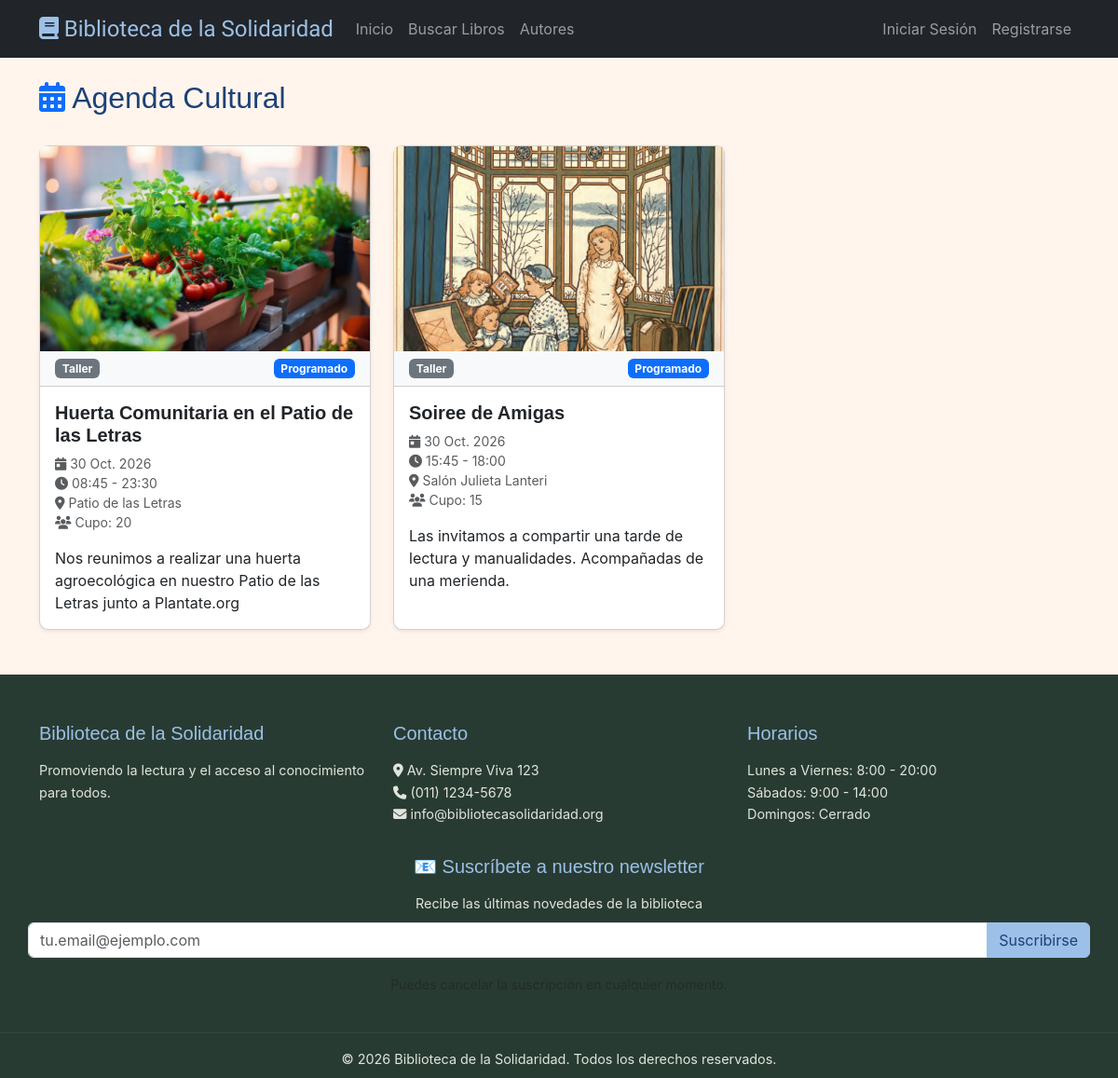
Page /eventos/ on the earlier database version.
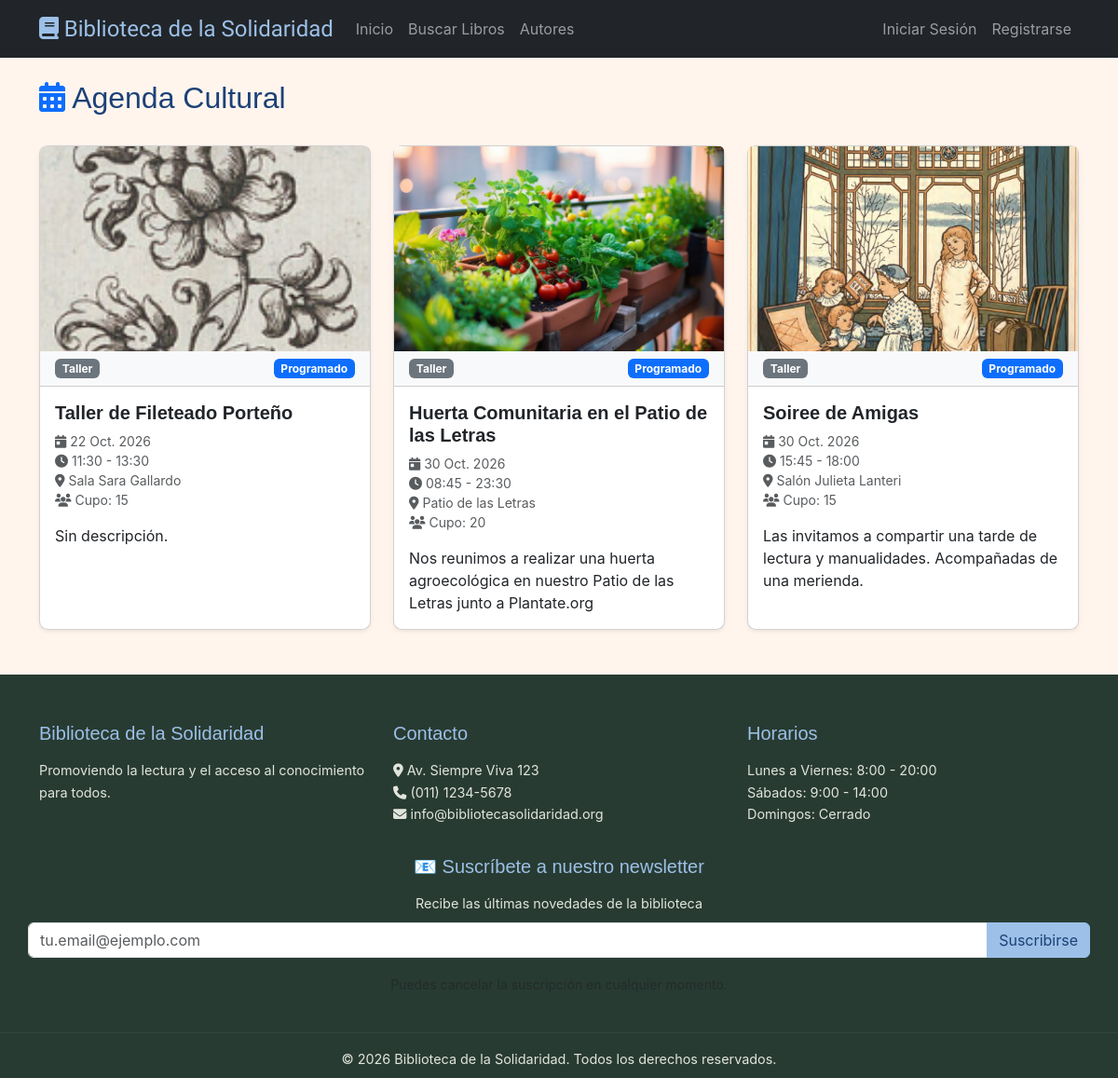
Same page on the later database version.
### apps/culturalEvent/models.py (models this page shows, shortened)
class CulturalEvent(models.Model):
    EVENT_TYPES = [
        ('taller', 'Taller'),
        ('charla', 'Charla'),
        ('lectura', 'Club de lectura'),
        ('presentacion', 'Presentación de libro'),
        ('exposicion', 'Exposición'),
        ('otro', 'Otro'),
    ]
    STATUS_CHOICES = [
        ('programado', 'Programado'),
        ('realizado', 'Realizado'),
        ('cancelado', 'Cancelado'),
    ]
    title = models.CharField(max_length=200, verbose_name='Título')
    cover_image = models.ImageField(
        upload_to='event_covers/',
        blank=True,
        verbose_name='Foto de portada',
    )
    description = models.TextField(
        blank=True,
        verbose_name='Descripción'
    )
    event_type = models.CharField(
        max_length=20,
        choices=EVENT_TYPES,
        default='otro',
        verbose_name='Tipo de evento'
    )
    date = models.DateField(verbose_name='Fecha')
    start_time = models.TimeField(verbose_name='Hora de inicio')
    end_time = models.TimeField(
        blank=True,
        null=True,
        verbose_name='Hora de finalización'
    )
    location = models.CharField(
        max_length=200,
        verbose_name='Lugar'
    )
    capacity = models.PositiveIntegerField(
        blank=True,
        null=True,
        verbose_name='Cupo máximo'
    )
    status = models.CharField(
        max_length=20,
        choices=STATUS_CHOICES,
        default='programado',
        verbose_name='Estado'
    )
    created_by = models.ForeignKey(
        User,
        on_delete=models.SET_NULL,
        null=True,
        related_name='cultural_events'
    )
    created_at = models.DateTimeField(auto_now_add=True)
    updated_at = models.DateTimeField(auto_now=True)
    class Meta:
        db_table = 'cultural_events'
        verbose_name = 'Evento cultural'
        verbose_name_plural = 'Eventos culturales'
        ordering = ['date', 'start_time']

### apps/culturalEvent/views.py (the view)
# urls.py: path('', CulturalEventListView.as_view(), name='event_list'),
class CulturalEventListView(ListView):
    model = CulturalEvent
    template_name = 'culturalEvent/agendaCultural.html'
    context_object_name = 'events'
    def get_queryset(self):
        return CulturalEvent.objects.all().order_by(
            'date',
            'start_time'
        )

### templates/culturalEvent/agendaCultural.html (shortened to what this page needs)
{% extends 'base.html' %}
{% block content %}
<div class="container mt-4">
    <div class="d-flex justify-content-between align-items-center mb-4">
        <h2><i class="fas fa-calendar-alt text-primary"></i> Agenda Cultural</h2>
    </div>
    <div class="row">
        {% for event in events %}
        <div class="col-md-6 col-lg-4 mb-4">
            <div class="card h-100 shadow-sm">
                {% if event.cover_image %}
                <img src="{{ event.cover_image.url }}" class="card-img-top" alt="Portada de {{ event.title }}"
                    style="height: 220px; object-fit: cover;">
                {% endif %}
                <div class="card-header d-flex justify-content-between align-items-center bg-light">
                    <span class="badge bg-secondary">{{ event.get_event_type_display }}</span>
                    <span class="badge {% if event.status == 'programado' %}bg-primary{% elif event.status == 'realizado' %}bg-success{% else %}bg-danger{% endif %}">
                        {{ event.get_status_display }}
                    </span>
                </div>
                <div class="card-body">
                    <h5 class="card-title fw-bold">{{ event.title }}</h5>
                    <p class="card-text text-muted small">
                        <i class="fas fa-calendar-day"></i> {{ event.date }}<br>
                        <i class="fas fa-clock"></i> {{ event.start_time }} {% if event.end_time %}- {{ event.end_time }}{% endif %}<br>
                        <i class="fas fa-map-marker-alt"></i> {{ event.location }}
                        {% if event.capacity %}
                        <br><i class="fas fa-users"></i> Cupo: {{ event.capacity }}
                        {% endif %}
                    </p>
                    <p class="card-text">{{ event.description|truncatewords:20|default:"Sin descripción." }}</p>
                </div>
            </div>
        </div>
        {% empty %}
        <div class="col-12 text-center mt-5">
            <div class="alert alert-info">
                <i class="fas fa-info-circle"></i> No hay eventos culturales programados por el momento.
            </div>
        </div>
        {% endfor %}
    </div>
</div>
{% endblock %}

### templates/base.html (shortened to what this page needs)
{% load static %}
<!DOCTYPE html>
<html lang="es">
<head>
    <link href="https://cdn.jsdelivr.net/npm/bootstrap@5.3.0/dist/css/bootstrap.min.css" rel="stylesheet">
    <link rel="stylesheet" href="https://cdnjs.cloudflare.com/ajax/libs/font-awesome/6.4.0/css/all.min.css">
    <link rel="stylesheet" href="{% static 'css/styles.css' %}">
</head>
<body>
    <nav class="navbar navbar-expand-lg navbar-dark bg-dark">
        <div class="container">
            <a class="navbar-brand" href="{% url 'home' %}">
                <i class="fas fa-book"></i> <span class="playwrite-au-tas-semibold">Biblioteca de la Solidaridad</span>
            </a>
            <div class="collapse navbar-collapse" id="navbarNav">
                <ul class="navbar-nav me-auto">
                    <li class="nav-item">
                        <a class="nav-link" href="{% url 'home' %}">Inicio</a>
                    </li>
                    <li class="nav-item">
                        <a class="nav-link" href="{% url 'book_search' %}">Buscar Libros</a>
                    </li>
                    <li class="nav-item">
                        <a class="nav-link" href="{% url 'author_list' %}">Autores</a>
                    </li>
                </ul>
                <ul class="navbar-nav">
                    {% if user.is_authenticated %}
                    <li class="nav-item dropdown">
                        <a class="nav-link dropdown-toggle" href="#" role="button" data-bs-toggle="dropdown">
                            <i class="fas fa-user"></i> {{ user.get_full_name|default:user.username }}
                        </a>
                        <ul class="dropdown-menu dropdown-menu-end">
                            <li><a class="dropdown-item" href="{% url 'profile' %}">Mi Perfil</a></li>
                            <li><a class="dropdown-item" href="{% url 'user_loans' %}">Mis Préstamos</a></li>
                            <li>
                                <hr class="dropdown-divider">
                            </li>
                            <li>
                                <form method="post" action="{% url 'logout' %}">
                                    {% csrf_token %}
                                    <button type="submit" class="dropdown-item">Cerrar sesión</button>
                                </form>
                            </li>
                        </ul>
                    </li>
                    {% else %}
                    <li class="nav-item">
                        <a class="nav-link" href="{% url 'login' %}">Iniciar Sesión</a>
                    </li>
                    <li class="nav-item">
                        <a class="nav-link" href="{% url 'register' %}">Registrarse</a>
                    </li>
                    {% endif %}
                </ul>
            </div>
        </div>
    </nav>
    <main>
        {% block content %}{% endblock %}
    </main>
    <br>
    <footer class="footer">
        <div class="container">
            <div class="row">
                <div class="col-md-4">
                    <h5>Biblioteca de la Solidaridad</h5>
                    <p>Promoviendo la lectura y el acceso al conocimiento para todos.</p>
                </div>
                <div class="col-md-4">
                    <h5>Contacto</h5>
                    <p>
                        <i class="fas fa-map-marker-alt"></i> Av. Siempre Viva 123<br>
                        <i class="fas fa-phone"></i> (011) 1234-5678<br>
                        <i class="fas fa-envelope"></i> info@bibliotecasolidaridad.org
                    </p>
                </div>
                <div class="col-md-4">
                    <h5>Horarios</h5>
                    <p>
                        Lunes a Viernes: 8:00 - 20:00<br>
                        Sábados: 9:00 - 14:00<br>
                        Domingos: Cerrado
                    </p>
                </div>
                <div class="card-body text-center">
                    <br>
                    <div>
                        <h5>📧 Suscríbete a nuestro newsletter</h5>
                        <p>Recibe las últimas novedades de la biblioteca</p>
                        <form method="post" action="{% url 'subscribe_newsletter' %}">
                            <div class="input-group mb-3">
                                <input type="email" name="email" class="form-control" placeholder="tu.email@ejemplo.com"
                                    required>
                                <button class="btn btn-primary" type="submit">Suscribirse</button>
                            </div>
                        </form>
                        <small class="text-muted">Puedes cancelar la suscripción en cualquier momento.</small>
                    </div>
                </div>
            </div>
            <br>
        </div>
        <hr>
        <div class="text-center">
            <p>&copy; 2026 Biblioteca de la Solidaridad. Todos los derechos reservados.</p>
        </div>
    </footer>
</body>
</html>

### static/css/styles.css (style rules this page uses)
:root { --orange: #ec6144; --yellow: #ef9f52; --pink: #f4aab6; --light-blue: #9cc0e7; --white: #fff5ed; --blue: #1c4178; --font-display: 'Poppins', sans-serif; --font-body: 'Inter', sans-serif; --radius-sm: 8px; --radius-md: 12px; --radius-lg: 16px; --radius-xl: 24px; --shadow-sm: 0 2px 4px rgba(0, 0, 0, 0.05); --shadow-md: 0 4px 12px rgba(0, 0, 0, 0.08); --shadow-lg: 0 10px 25px rgba(0, 0, 0, 0.1); --shadow-xl: 0 20px 40px rgba(0, 0, 0, 0.15); --transition: all 0.3s ease; }
html { scroll-behavior: smooth; }
body { height: 100%; margin: 0; }
body { font-family: Arial, sans-serif; background-color: var(--white); color: var(--blue); display: flex; flex-direction: column; min-height: 100vh; }
main { flex: 1 0 auto; }
.footer { flex-shrink: 0; background-color: var(--blue); padding: 2rem 0; color: var(--white); }
.navbar-brand { font-weight: bold; font-size: 1.5rem; color: var(--light-blue); }
.playwrite-au-tas-semibold { font-family: "Playwrite AU TAS", cursive; font-optical-sizing: auto; font-weight: 300; font-style: normal; }
.footer hr { border-color: rgba(255, 255, 255, 0.2); }
.footer h5 { color: var(--light-blue); margin-bottom: 1rem; }
.footer p { margin-bottom: 0.5rem; font-size: 0.95rem; }
form input, form select, form textarea { width: 100%; border-radius: 0.4rem; border: 1px solid #ced4da; padding: 0.55rem 0.75rem; font-size: 1rem; background-color: #fff; transition: all 0.2s ease-in-out; }
.card { border-radius: 0.6rem; background-color: #fff; transition: none; transform: none; }
.btn-primary { background-color: var(--light-blue); border-color: var(--light-blue); color: var(--blue); }
:root { --orange: #ec6144; --yellow: #ef9f52; --pink: #f4aab6; --light-blue: #9cc0e7; --white: #fff5ed; --blue: #1c4178; --font-display: 'Poppins', sans-serif; --font-body: 'Inter', sans-serif; --font-playwrite: 'Playwrite AU TAS', cursive; --radius-sm: 8px; --radius-md: 12px; --radius-lg: 16px; --radius-xl: 24px; --success: #06D6A0; --warning: #FFD166; --error: #EF476F; --info: #118AB2; --shadow-sm: 0 2px 4px rgba(0, 0, 0, 0.05); --shadow-md: 0 4px 12px rgba(0, 0, 0, 0.08); --shadow-lg: 0 10px 25px rgba(0, 0, 0, 0.1); --shadow-xl: 0 20px 40px rgba(0, 0, 0, 0.15); --transition: all 0.3s ease; }
body { overflow-x: hidden; background: var(--white); color: var(--blue); font-family: var(--font-body); }
h1, h2, h3, h4, h5, h6 { color: var(--blue); font-family: var(--font-display); }
a { color: var(--terracotta); }
.footer { padding: 3.2rem 0 0; background: #283b32; color: #f8f4e9; }
.footer p { color: #e1e5dc; font-size: 0.9rem; line-height: 1.65; }

Differences in the rows shown:
added CulturalEvent: cover_image (picture), event_type "Taller", status "Programado", title "Taller de Fileteado Porteño", date "22 Oct. 2026", start_time "11:30", end_time "13:30", location "Sala Sara Gallardo", capacity "15", description "Sin descripción."
